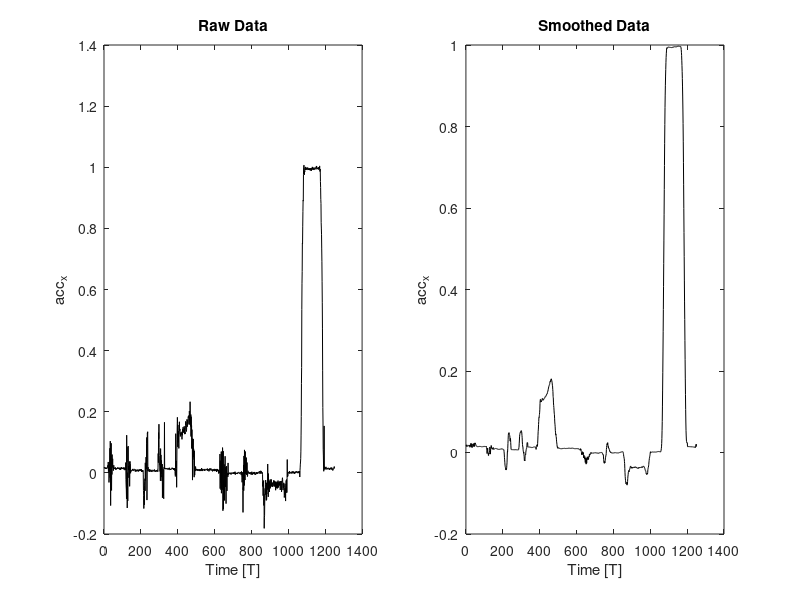
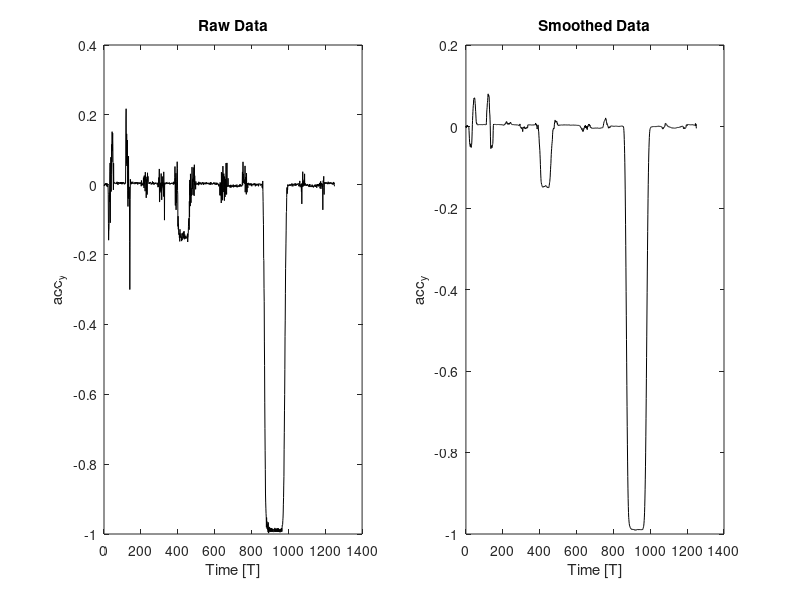
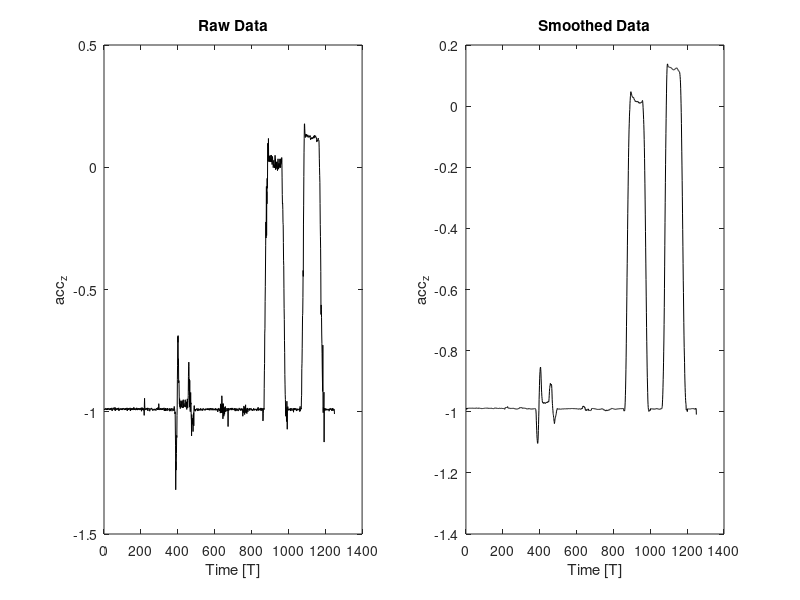
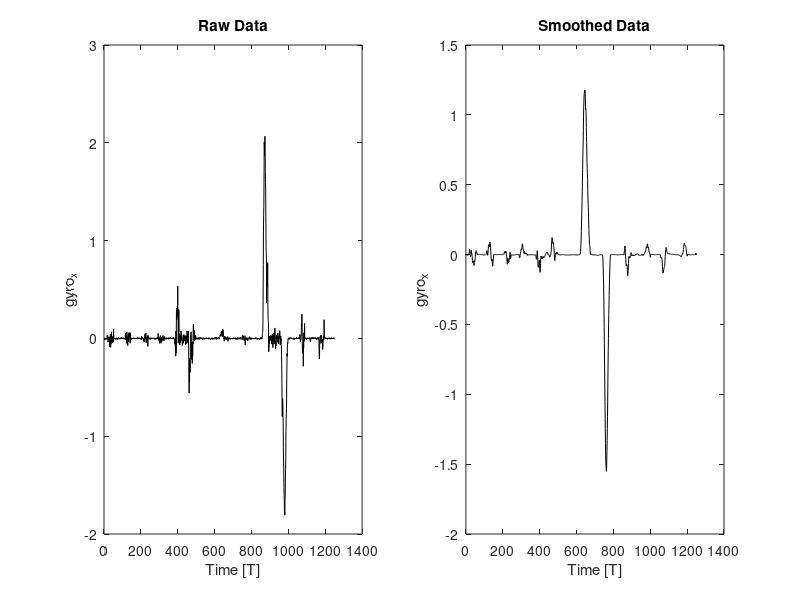

The MATLAB script that drew these images, in order:
% Tim Driscoll 
% Lab 7 - Motion Capture
% 11/9/21

clear
clc
close all

%% Read in the raw data outputed from c file
fileID = fopen('acc_gyro_raw.txt','r');
measurements = fscanf(fileID,'%f %f %f %f %f %f %f',[7,Inf]);
measurements = measurements';
[r,c] = size(measurements);

%% Read in the smoothed data outputed from c file
fileID = fopen('acc_gyro_smoothed.txt','r');
measurements_smoothed = fscanf(fileID,'%f %f %f %f %f %f %f',[7,Inf]);
measurements_smoothed = measurements_smoothed';

t = linspace(1,r,r);
label = {'acc_x','acc_y','acc_z','gyro_x','gyro_y','gyro_z'};

%% Plot all the raw and smoothed data 
for i = 2:1:7
    %raw and smoothed data plotted as side by side subplots
    figure('Color','w');
    subplot(1,2,1)
    plot(t,measurements(:,i),'k-') %plotting the raw data position
    xlabel("Time [T]");
    ylabel(label{i-1});
    title("Raw Data")
    subplot(1,2,2)
    plot(t,measurements_smoothed(:,i),'k-') %plotting the actual position
    xlabel("Time [T]");
    ylabel(label{i-1});
    title("Smoothed Data")
end